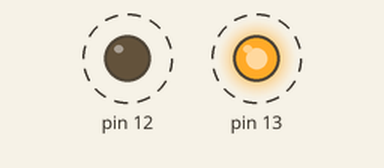
The sketch below on a simulated Arduino Uno, built with avr-gcc and run on an emulated ATmega328P. Shown: output pins drawn as LEDs (lit = HIGH). Dashed ring = blinking.

Above: at 0.2 s.
Timing chart, 0 to 3.0 s (numbered marks = the images above):
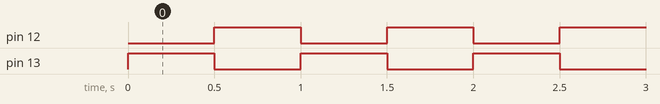

The sketch:

Aula-07-Arduino-fisico.ino
```cpp
void setup() {
  pinMode(13, OUTPUT);
  pinMode(12, OUTPUT);
}

void loop() {
  digitalWrite(13, HIGH); // liga led 13
  delay(500);

  digitalWrite(13, LOW); // desliga led 13
  digitalWrite(12, HIGH); // liga led 12
  delay(500);

  digitalWrite(12, LOW); // desliga led 12
}
```

Measured:
- by itself, pin 12, pin 13: alternates HIGH for 0.50 s and LOW for 0.50 s
- by itself, everything shown: repeats every 1.0 s, in 3 steps
